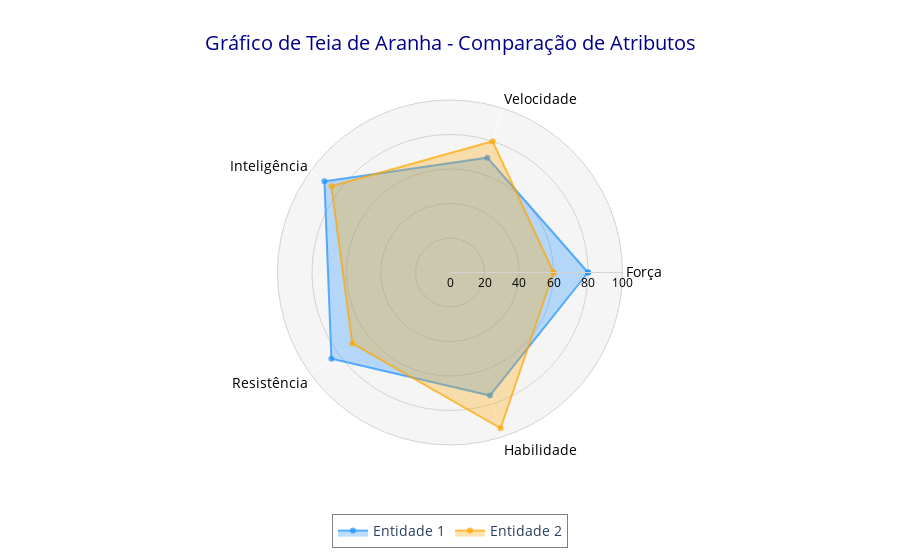

Notebook code cell kept with this figure:
### Code cell
import plotly.graph_objects as go

# Dados de exemplo
categorias = ['Força', 'Velocidade', 'Inteligência', 'Resistência', 'Habilidade']
valores1 = [80, 70, 90, 85, 75]
valores2 = [60, 80, 85, 70, 95]  # Comparação (opcional)

# Adicionar o ponto inicial para fechar o gráfico
categorias += categorias[:1]
valores1 += valores1[:1]
valores2 += valores2[:1]

# Criando o gráfico
fig = go.Figure()

# Primeiro conjunto de valores
fig.add_trace(go.Scatterpolar(
    r=valores1,
    theta=categorias,
    fill='toself',
    name='Entidade 1',
    line=dict(color='rgba(30, 144, 255, 0.7)', width=2),  # Azul translúcido
    fillcolor='rgba(30, 144, 255, 0.3)'  # Azul mais claro para o preenchimento
))

# Segundo conjunto de valores
fig.add_trace(go.Scatterpolar(
    r=valores2,
    theta=categorias,
    fill='toself',
    name='Entidade 2',
    line=dict(color='rgba(255, 165, 0, 0.7)', width=2),  # Laranja translúcido
    fillcolor='rgba(255, 165, 0, 0.3)'  # Laranja mais claro para o preenchimento
))

# Personalizando o layout
fig.update_layout(
    title=dict(
        text="Gráfico de Teia de Aranha - Comparação de Atributos",
        font=dict(size=20, color='darkblue'),
        x=0.5  # Centralizar título
    ),
    polar=dict(
        bgcolor='whitesmoke',
        angularaxis=dict(
            tickfont=dict(size=14, color='black'),
            linecolor='lightgrey'
        ),
        radialaxis=dict(
            visible=True,
            range=[0, 100],
            tickfont=dict(size=12, color='black'),
            gridcolor='lightgrey',
            linecolor='lightgrey'
        )
    ),
    legend=dict(
        font=dict(size=14),
        bordercolor='gray',
        borderwidth=1,
        orientation="h",
        x=0.5,
        xanchor="center",
        y=-0.2
    ),
    showlegend=True,
)

# Exibindo o gráfico
fig.show()

### Figure 1 — Plotly figure (JSON) as saved in the notebook; plotly's stock layout.template omitted (floating-point values rounded to 4 significant figures)
{"data": [{"fill": "toself", "fillcolor": "rgba(30, 144, 255, 0.3)", "line": {"color": "rgba(30, 144, 255, 0.7)", "width": 2}, "name": "Entidade 1", "r": [80, 70, 90, 85, 75, 80], "theta": ["Força", "Velocidade", "Inteligência", "Resistência", "Habilidade", "Força"], "type": "scatterpolar"}, {"fill": "toself", "fillcolor": "rgba(255, 165, 0, 0.3)", "line": {"color": "rgba(255, 165, 0, 0.7)", "width": 2}, "name": "Entidade 2", "r": [60, 80, 85, 70, 95, 60], "theta": ["Força", "Velocidade", "Inteligência", "Resistência", "Habilidade", "Força"], "type": "scatterpolar"}], "layout": {"legend": {"bordercolor": "gray", "borderwidth": 1, "font": {"size": 14}, "orientation": "h", "x": 0.5, "xanchor": "center", "y": -0.2}, "polar": {"angularaxis": {"linecolor": "lightgrey", "tickfont": {"color": "black", "size": 14}}, "bgcolor": "whitesmoke", "radialaxis": {"gridcolor": "lightgrey", "linecolor": "lightgrey", "range": [0, 100], "tickfont": {"color": "black", "size": 12}, "visible": true}}, "showlegend": true, "title": {"font": {"color": "darkblue", "size": 20}, "text": "Gráfico de Teia de Aranha - Comparação de Atributos", "x": 0.5}}}
